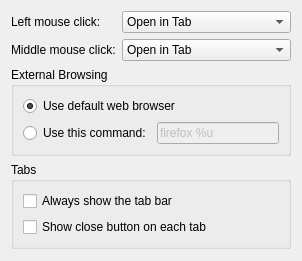
<?xml version="1.0" encoding="UTF-8"?>
<ui version="4.0">
 <author>Gary Cramblitt</author>
 <class>Akregator2::SettingsBrowser</class>
 <widget class="QWidget" name="Akregator2::SettingsBrowser">
  <layout class="QVBoxLayout" name="verticalLayout" stretch="0,0,0,1">
   <item>
    <layout class="QFormLayout" name="formLayout">
     <item row="0" column="0">
      <widget class="QLabel" name="LMBlabel">
       <property name="text">
        <string>Left mouse click:</string>
       </property>
      </widget>
     </item>
     <item row="0" column="1">
      <widget class="QComboBox" name="kcfg_LMBBehaviour">
       <item>
        <property name="text">
         <string>Open in Tab</string>
        </property>
       </item>
       <item>
        <property name="text">
         <string>Open in Background Tab</string>
        </property>
       </item>
       <item>
        <property name="text">
         <string>Open in External Browser</string>
        </property>
       </item>
      </widget>
     </item>
     <item row="1" column="0">
      <widget class="QLabel" name="MMBlabel">
       <property name="text">
        <string>Middle mouse click:</string>
       </property>
      </widget>
     </item>
     <item row="1" column="1">
      <widget class="QComboBox" name="kcfg_MMBBehaviour">
       <item>
        <property name="text">
         <string>Open in Tab</string>
        </property>
       </item>
       <item>
        <property name="text">
         <string>Open in Background Tab</string>
        </property>
       </item>
       <item>
        <property name="text">
         <string>Open in External Browser</string>
        </property>
       </item>
      </widget>
     </item>
    </layout>
   </item>
   <item>
    <widget class="QGroupBox" name="externalBrowserGroupBox">
     <property name="title">
      <string>External Browsing</string>
     </property>
     <layout class="QGridLayout">
      <item row="1" column="1">
       <widget class="QLineEdit" name="kcfg_ExternalBrowserCustomCommand">
        <property name="enabled">
         <bool>false</bool>
        </property>
        <property name="text">
         <string>firefox %u</string>
        </property>
       </widget>
      </item>
      <item row="1" column="0">
       <widget class="QRadioButton" name="kcfg_ExternalBrowserUseCustomCommand">
        <property name="text">
         <string>Use this command:</string>
        </property>
       </widget>
      </item>
      <item row="0" column="0" colspan="2">
       <widget class="QRadioButton" name="kcfg_ExternalBrowserUseKdeDefault">
        <property name="text">
         <string>Use default web browser</string>
        </property>
        <property name="checked">
         <bool>true</bool>
        </property>
       </widget>
      </item>
     </layout>
    </widget>
   </item>
   <item>
    <widget class="QGroupBox" name="tabsGroupBox">
     <property name="title">
      <string>Tabs</string>
     </property>
     <layout class="QVBoxLayout" name="verticalLayout_2">
      <item>
       <widget class="QCheckBox" name="kcfg_AlwaysShowTabBar">
        <property name="text">
         <string>Always show the tab bar</string>
        </property>
       </widget>
      </item>
      <item>
       <widget class="QCheckBox" name="kcfg_CloseButtonOnTabs">
        <property name="text">
         <string>Show close button on each tab</string>
        </property>
       </widget>
      </item>
     </layout>
    </widget>
   </item>
   <item>
    <spacer>
     <property name="sizeHint" stdset="0">
      <size>
       <width>20</width>
       <height>1</height>
      </size>
     </property>
    </spacer>
   </item>
  </layout>
 </widget>
 <resources/>
 <connections/>
</ui>
